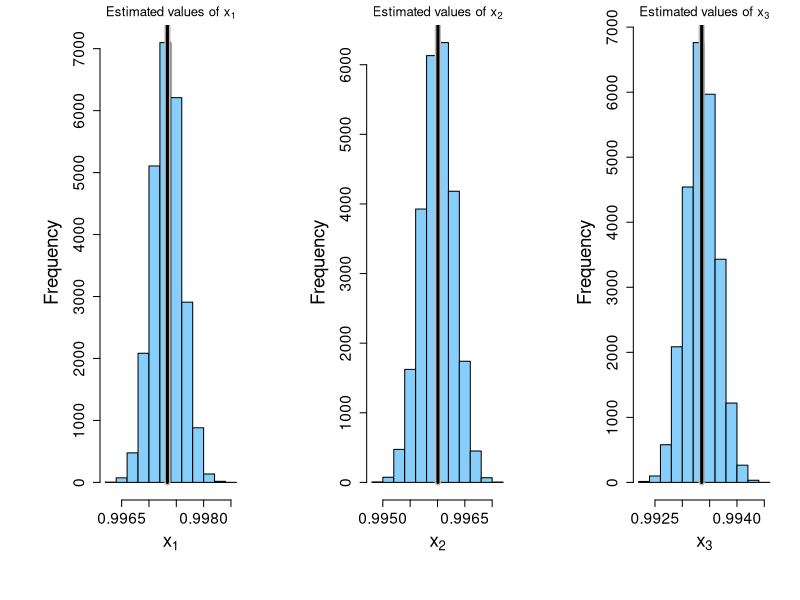
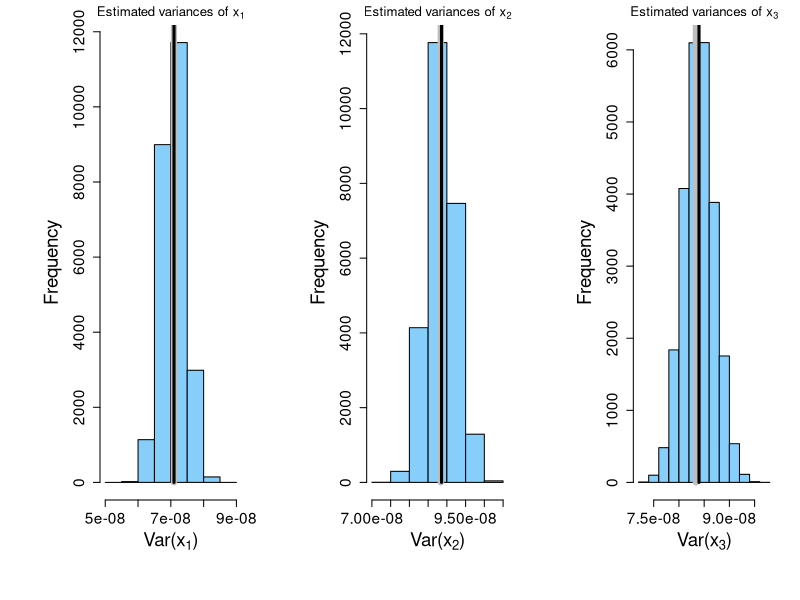
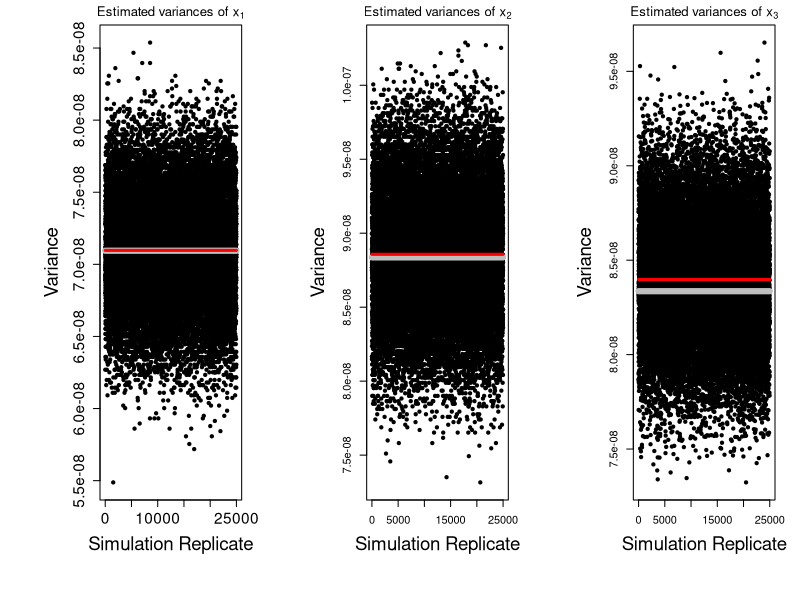
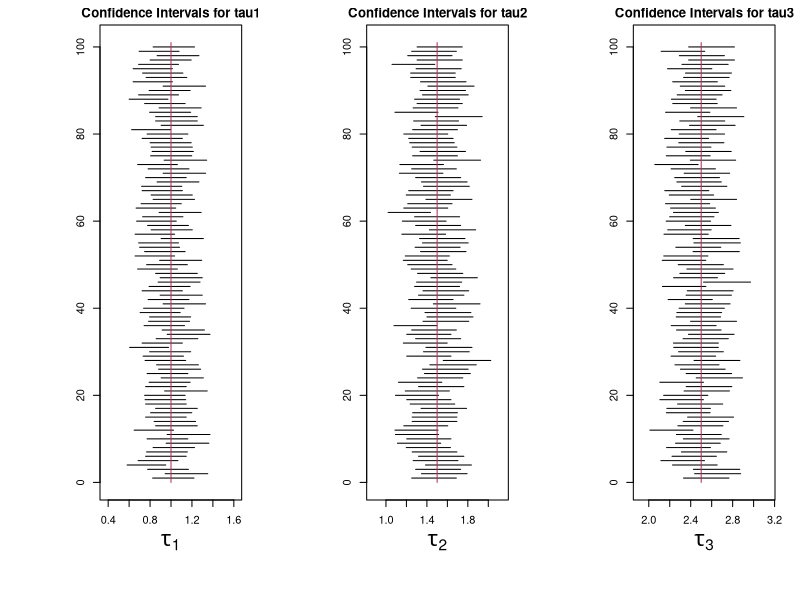
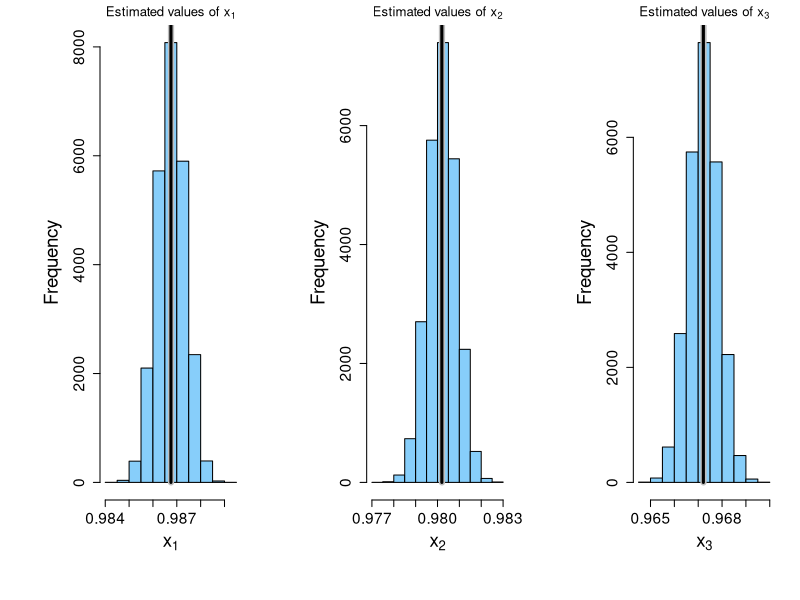
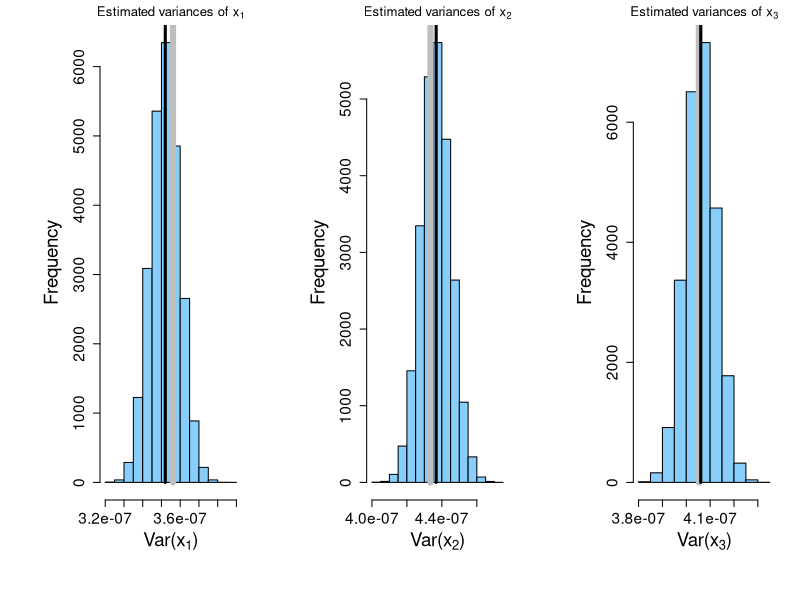
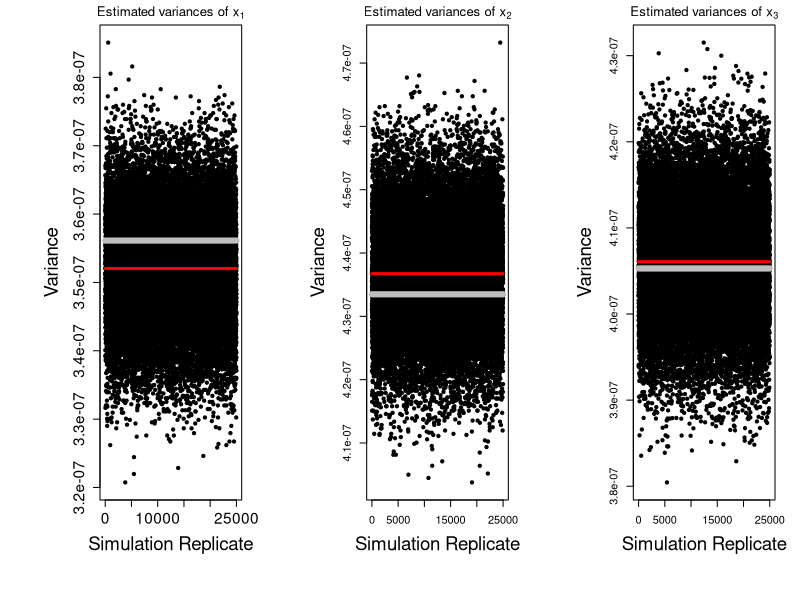
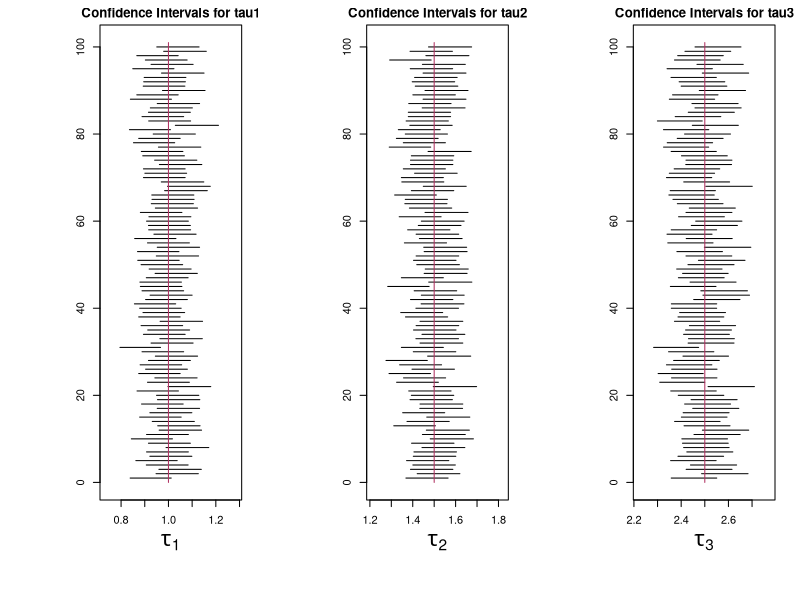

Here is the R script that generated these plots, in order: (Note: a time limit stopped this script after it produced the figures.)
## ---- chunk 1
knitr::opts_chunk$set(echo = TRUE)
## ---- chunk 2
set.seed(65023)
## ---- chunk 3
GetTrueProbsSymm = function(myt1,myt2,myt3,theta,alpha) {

  #these get us the site pattern frequencies that match the data sets generated by the seq-gen
  #pipeline that is commonly used in simulation studies
  #the order of the site patterns is as in the headings in Table 1 in the Supplement to Chifman and Kubatko (2015):
  # xxxx - 1
  # xxxy = xxyx - 2
  # xyxx = yxxx - 3
  # xyxy = yxxy - 4
  # xxyy - 5
  # xxyz - 6
  # yzxx - 7
  # xyzx = yxxz = xyzx = yxzx - 8
  # xyzw - 9

  t1 = myt1*theta  # t1*theta
  t2 = myt2*theta  # t2*theta
  t3 = myt3*theta  # t3*theta
  t = 2*theta      # 2*theta
  m = alpha        # mu for JC69

  #compute the C matrix
  cmat = matrix(0,ncol=9,nrow=9)
  # row 1
  for (i in 1:9) cmat[1,i] = 1/256
  # row 2
  cmat[2,1]=cmat[2,3]=cmat[2,5]=cmat[2,7] = 3/(256*(1+m*t))
  cmat[2,2]=cmat[2,4]=cmat[2,6]=cmat[2,8]=cmat[2,9]=-1/(256*(1+m*t))
  # row 3
  cmat[3,1]=cmat[3,2]=cmat[3,5]=cmat[3,6]=3/(256*(1+m*t))
  cmat[3,3]=cmat[3,4]=cmat[3,7]=cmat[3,8]=cmat[3,9]=-1/(256*(1+m*t))
  # row 4
  cmat[4,1]=cmat[4,5] = 9/(256*(1+m*t)^2)
  cmat[4,2]=cmat[4,3]=cmat[4,6]=cmat[4,7] = -3/(256*(1+m*t)^2)
  cmat[4,4]=cmat[4,8]=cmat[4,9] = 1/(256*(1+m*t)^2)
  # row 5
  cmat[5,1]=12/(256*(1+m*t))
  cmat[5,2]=cmat[5,3]=cmat[5,4]=4/(256*(1+m*t))
  cmat[5,5]=cmat[5,6]=cmat[5,7]=cmat[5,9]=-4/(256*(1+m*t))
  cmat[5,8]=0
  # row 6
  cmat[6,1]=24/(256*(1+m*t)*(2+m*t))
  cmat[6,2]=cmat[6,4]=cmat[6,5]=cmat[6,7]=-8/(256*(1+m*t)*(2+m*t))
  cmat[6,3]=8/(256*(1+m*t)*(2+m*t))
  cmat[6,6]=cmat[6,9]=8/(256*(1+m*t)*(2+m*t))
  cmat[6,8]=0
  # row 7
  cmat[7,1]=24/(256*(1+m*t)*(2+m*t))
  cmat[7,2]=8/(256*(1+m*t)*(2+m*t))
  cmat[7,3]=cmat[7,4]=cmat[7,5]=cmat[7,6]=-8/(256*(1+m*t)*(2+m*t))
  cmat[7,7]=cmat[7,9]=8/(256*(1+m*t)*(2+m*t))
  cmat[7,8]=0
  # row 8
  cmat[8,1]=48/(256*(1+m*t)*(2+m*t)^2)
  cmat[8,2]=cmat[8,3]=cmat[8,5]=-16/(256*(1+m*t)*(2+m*t)^2)
  cmat[8,4]=cmat[8,6]=cmat[8,7]=16/(256*(1+m*t)*(2+m*t)^2)
  cmat[8,8]=0
  cmat[8,9]=-16/(256*(1+m*t)*(2+m*t)^2)
  # row 9
  cmat[9,1]=6*m*t*(4+m*t)*(4+3*m*t)/(256*((1+m*t)^2)*((2+m*t)^2)*(3+m*t))
  cmat[9,2]=cmat[9,3]=-2*m*t*(4+m*t)*(4+3*m*t)/(256*((1+m*t)^2)*((2+m*t)^2)*(3+m*t))
  cmat[9,4]=m*t*(32+40*m*t+10*(m^2)*(t^2))/(256*((1+m*t)^2)*((2+m*t)^2)*(3+m*t))
  cmat[9,5]=2*m*t*(4+m*t)^2/(256*((1+m*t)^2)*((2+m*t)^2)*(3+m*t))
  cmat[9,6]=cmat[9,7]=2*(m^2)*(t^2)*(4+m*t)/(256*((1+m*t)^2)*((2+m*t)^2)*(3+m*t))
  cmat[9,8]=-(m^2)*(t^2)*(4+2*m*t)/(256*((1+m*t)^2)*((2+m*t)^2)*(3+m*t))
  cmat[9,9]=2*(m^3)*(t^3)/(256*((1+m*t)^2)*((2+m*t)^2)*(3+m*t))

  #get the beta vector
  beta = matrix(0,ncol=1,nrow=9)
  beta[1,1]=1
  beta[2,1]=exp(-2*m*t1)
  beta[3,1]=exp(-2*m*t2)
  beta[4,1]=exp(-2*m*t1)*exp(-2*m*t2)
  beta[5,1]=exp(-2*m*t3)
  beta[6,1]=exp(-m*t1)*exp(-2*m*t3)
  beta[7,1]=exp(-m*t2)*exp(-2*m*t3)
  beta[8,1]=exp(-m*t1)*exp(-m*t2)*exp(-2*m*t3)
  beta[9,1]=exp(2*t1/t)*exp(2*t2/t)*exp(-4*t3*(m+1/t))	#### DLS to LK: shouldn't the first two -2 be +2 ? Yes, fixed.

  weights=matrix(0,ncol=9,nrow=1)
  w1=weights[1,1]=4
  w2=weights[1,2]=24
  w3=weights[1,3]=24
  w4=weights[1,4]=24
  w5=weights[1,5]=12
  w6=weights[1,6]=24
  w7=weights[1,7]=24
  w8=weights[1,8]=24*4
  w9=weights[1,9]=24

  p=t(cmat)%*%beta
  # check that we have counted all site pattern probabilities
  #sum(weights)
  # check that we have a valid probability distribution
  #print(weights%*%p)

  return(p)
}

SimData = function(myt1,myt2,myt3,theta,mu,samplesize) {

	w1=4
	w2=24
	w3=24
	w4=24
	w5=12
	w6=24
	w7=24
	w8=96
	w9=24
  	myprobs = GetTrueProbsSymm(myt1,myt2,myt3,theta,mu)
simdata = rmultinom(1,samplesize,c(w1*myprobs[1],w2*myprobs[2],w3*myprobs[3],w4*myprobs[4],w5*myprobs[5],w6*myprobs[6],w7*myprobs[7],w8*myprobs[8],w9*myprobs[9]))

	return(simdata)

}

GetVarTheory = function(probs,mytheta,mymu,nn) {
	
  mu = mytheta*mymu
  theta = 2.0
  
	p1 = 4*probs[1]
	p2 = 24*probs[2]
	p3 = 24*probs[3]
	p4 = 24*probs[4]
	p5 = 12*probs[5]
	p6 = 24*probs[6]
	p7 = 24*probs[7]
	p8 = 96*probs[8]
	p9 = 24*probs[9]
	
	pp1 = probs[1]
	pp2 = probs[2]
	pp3 = probs[3]
	pp4 = probs[4]
	pp5 = probs[5]
	pp6 = probs[6]
	pp7 = probs[7]
	pp8 = probs[8]
	pp9 = probs[9]
	
	x12 = 4*(1+mu*theta)*(pp1-2*pp2+3*pp5-2*pp6+6*pp3-2*pp4-8*pp8-2*pp9+6*pp7)
	x22 = 4*(1+mu*theta)*(pp1+6*pp2+3*pp5+6*pp6-2*pp3-2*pp4-8*pp8-2*pp9-2*pp7)
	x32 = 4*(1+mu*theta)*(pp1+2*pp2-pp5-2*pp6+2*pp3+2*pp4-2*pp9-2*pp7)

	tau1 = -log(x12^(1/(2*mu)))
	tau2 = -log(x22^(1/(2*mu)))
	tau3 = -log(x32^(1/(2*mu))) 

	w1=4
	w2=24
	w3=24
	w4=24
	w5=12
	w6=24
	w7=24
	w8=24*4
	w9=24

	var1 = p1*(1-p1)/(nn*w1^2)
	var2 = p2*(1-p2)/(nn*w2^2)
	var3 = p3*(1-p3)/(nn*w3^2)
	var4 = p4*(1-p4)/(nn*w4^2)
	var5 = p5*(1-p5)/(nn*w5^2)
	var6 = p6*(1-p6)/(nn*w6^2)
	var7 = p7*(1-p7)/(nn*w7^2)
	var8 = p8*(1-p8)/(nn*w8^2)
	var9 = p9*(1-p9)/(nn*w9^2)
    
	covar12 = -p1*p2/(nn*w1*w2)
	covar13 = -p1*p3/(nn*w1*w3)
	covar14 = -p1*p4/(nn*w1*w4)
	covar15 = -p1*p5/(nn*w1*w5)
	covar16 = -p1*p6/(nn*w1*w6)
	covar17 = -p1*p7/(nn*w1*w7)
	covar18 = -p1*p8/(nn*w1*w8)
	covar19 = -p1*p9/(nn*w1*w9)
    
	covar23 = -p2*p3/(nn*w2*w3)
	covar24 = -p2*p4/(nn*w2*w4)
	covar25 = -p2*p5/(nn*w2*w5)
	covar26 = -p2*p6/(nn*w2*w6)
	covar27 = -p2*p7/(nn*w2*w7)
	covar28 = -p2*p8/(nn*w2*w8)
	covar29 = -p2*p9/(nn*w2*w9)
    
	covar34 = -p3*p4/(nn*w3*w4)
	covar35 = -p3*p5/(nn*w3*w5)
	covar36 = -p3*p6/(nn*w3*w6)
	covar37 = -p3*p7/(nn*w3*w7)
	covar38 = -p3*p8/(nn*w3*w8)
	covar39 = -p3*p9/(nn*w3*w9)
    
	covar45 = -p4*p5/(nn*w4*w5)
	covar46 = -p4*p6/(nn*w4*w6)
	covar47 = -p4*p7/(nn*w4*w7)
	covar48 = -p4*p8/(nn*w4*w8)
	covar49 = -p4*p9/(nn*w4*w9)
    
	covar56 = -p5*p6/(nn*w5*w6)
	covar57 = -p5*p7/(nn*w5*w7)
	covar58 = -p5*p8/(nn*w5*w8)
	covar59 = -p5*p9/(nn*w5*w9)
    
	covar67 = -p6*p7/(nn*w6*w7)
	covar68 = -p6*p8/(nn*w6*w8)
	covar69 = -p6*p9/(nn*w6*w9)
    
	covar78 = -p7*p8/(nn*w7*w8)
	covar79 = -p7*p9/(nn*w7*w9)
    
	covar89 = -p8*p9/(nn*w8*w9)


	var_myx1 = 16*((1+mu*theta)^2)*(var1+4*var2+9*var5+4*var6+36*var3+4*var4+64*var8+4*var9+36*var7
	                                -4*covar12+6*covar15-4*covar16+12*covar13-4*covar14-16*covar18-4*covar19+12*covar17
	                                         -12*covar25+8*covar26-24*covar23+8*covar24+32*covar28+8*covar29-24*covar27
	                                                   -12*covar56+36*covar35-12*covar45-48*covar58-12*covar59+36*covar57
	                                                              -24*covar36+8*covar46+32*covar68+8*covar69-24*covar67
	                                                                        -24*covar34-96*covar38-24*covar39+72*covar37
	                                                                                   +32*covar48+8*covar49-24*covar47
	                                                                                             +32*covar89-96*covar78
	                                                                                                        -24*covar79)
    
	var_myx2 = 16*((1+mu*theta)^2)*(var1+36*var2+9*var5+36*var6+4*var3+4*var4+64*var8+4*var9+4*var7+12*covar12+6*covar15+12*covar16-4*covar13-4*covar14-16*covar18-4*covar19-4*covar17+36*covar25+72*covar26-24*covar23+8*covar24+32*covar28+8*covar29-24*covar27+36*covar56-12*covar35-12*covar45-48*covar58-12*covar59-12*covar57-24*covar36+8*covar46+32*covar68+8*covar69-24*covar67-24*covar34-96*covar38-24*covar39+8*covar37+32*covar48+8*covar49+8*covar47+32*covar89+32*covar78+8*covar79)
    
	var_myx3 = 16*((1+mu*theta)^2)*(var1+4*var2+var5+4*var6+4*var3+4*var4+4*var9+4*var7+4*covar12-2*covar15-4*covar16+4*covar13+4*covar14-4*covar19-4*covar17-4*covar25-8*covar26+8*covar23+8*covar24-8*covar29-8*covar27+4*covar56-4*covar35-4*covar45+4*covar59+4*covar57-8*covar36-8*covar46+8*covar69+8*covar67+8*covar34-8*covar39-8*covar37-8*covar49-8*covar47+8*covar79)
	
	return(c(x12,x22,x32,tau1,tau2,tau3,var_myx1,var_myx2,var_myx3))
	
}

GetEstimates = function(data1,mytheta,mymu,nn) {
  
  mu = mytheta*mymu
  theta = 2.0
  
  p1 = data1[1]/nn
  p2 = data1[2]/nn
  p3 = data1[3]/nn
  p4 = data1[4]/nn
  p5 = data1[5]/nn
  p6 = data1[6]/nn
  p7 = data1[7]/nn
  p8 = data1[8]/nn
  p9 = data1[9]/nn
  
  pp1 = p1/4 
  pp3 = p3/(2*12)
  pp2 = p2/(2*12)
  pp4 = p4/(2*12)
  pp5 = p5/12
  pp7 = p7/24
  pp6 = p6/24
  pp8 = p8/(4*24)
  pp9 = p9/24
  
  x12 = 4*(1+mu*theta)*(pp1-2*pp2+3*pp5-2*pp6+6*pp3-2*pp4-8*pp8-2*pp9+6*pp7)
  x22 = 4*(1+mu*theta)*(pp1+6*pp2+3*pp5+6*pp6-2*pp3-2*pp4-8*pp8-2*pp9-2*pp7)
  x32 = 4*(1+mu*theta)*(pp1+2*pp2-pp5-2*pp6+2*pp3+2*pp4-2*pp9-2*pp7)

  tau1 = -log(x12^(1/(2*mu)))
  tau2 = -log(x22^(1/(2*mu)))
  tau3 = -log(x32^(1/(2*mu))) 
  
  w1=4
  w2=24
  w3=24
  w4=24
  w5=12
  w6=24
  w7=24
  w8=96
  w9=24

  var1 = p1*(1-p1)/(nn*w1^2)
  var2 = p2*(1-p2)/(nn*w2^2)
  var3 = p3*(1-p3)/(nn*w3^2)
  var4 = p4*(1-p4)/(nn*w4^2)
  var5 = p5*(1-p5)/(nn*w5^2)
  var6 = p6*(1-p6)/(nn*w6^2)
  var7 = p7*(1-p7)/(nn*w7^2)
  var8 = p8*(1-p8)/(nn*w8^2)
  var9 = p9*(1-p9)/(nn*w9^2)
    
  covar12 = -p1*p2/(nn*w1*w2)
  covar13 = -p1*p3/(nn*w1*w3)
  covar14 = -p1*p4/(nn*w1*w4)
  covar15 = -p1*p5/(nn*w1*w5)
  covar16 = -p1*p6/(nn*w1*w6)
  covar17 = -p1*p7/(nn*w1*w7)
  covar18 = -p1*p8/(nn*w1*w8)
  covar19 = -p1*p9/(nn*w1*w9)
    
  covar23 = -p2*p3/(nn*w2*w3)
  covar24 = -p2*p4/(nn*w2*w4)
  covar25 = -p2*p5/(nn*w2*w5)
  covar26 = -p2*p6/(nn*w2*w6)
  covar27 = -p2*p7/(nn*w2*w7)
  covar28 = -p2*p8/(nn*w2*w8)
  covar29 = -p2*p9/(nn*w2*w9)
    
  covar34 = -p3*p4/(nn*w3*w4)
  covar35 = -p3*p5/(nn*w3*w5)
  covar36 = -p3*p6/(nn*w3*w6)
  covar37 = -p3*p7/(nn*w3*w7)
  covar38 = -p3*p8/(nn*w3*w8)
  covar39 = -p3*p9/(nn*w3*w9)
    
  covar45 = -p4*p5/(nn*w4*w5)
  covar46 = -p4*p6/(nn*w4*w6)
  covar47 = -p4*p7/(nn*w4*w7)
  covar48 = -p4*p8/(nn*w4*w8)
  covar49 = -p4*p9/(nn*w4*w9)
    
  covar56 = -p5*p6/(nn*w5*w6)
  covar57 = -p5*p7/(nn*w5*w7)
  covar58 = -p5*p8/(nn*w5*w8)
  covar59 = -p5*p9/(nn*w5*w9)
    
  covar67 = -p6*p7/(nn*w6*w7)
  covar68 = -p6*p8/(nn*w6*w8)
  covar69 = -p6*p9/(nn*w6*w9)
    
  covar78 = -p7*p8/(nn*w7*w8)
  covar79 = -p7*p9/(nn*w7*w9)
    
  covar89 = -p8*p9/(nn*w8*w9)

  var_myx1 = var_myx1 = 16*((1+mu*theta)^2)*(var1+4*var2+9*var5+4*var6+36*var3+4*var4+64*var8+4*var9+36*var7
	                                -4*covar12+6*covar15-4*covar16+12*covar13-4*covar14-16*covar18-4*covar19+12*covar17
	                                         -12*covar25+8*covar26-24*covar23+8*covar24+32*covar28+8*covar29-24*covar27
	                                                   -12*covar56+36*covar35-12*covar45-48*covar58-12*covar59+36*covar57
	                                                              -24*covar36+8*covar46+32*covar68+8*covar69-24*covar67
	                                                                        -24*covar34-96*covar38-24*covar39+72*covar37
	                                                                                   +32*covar48+8*covar49-24*covar47
	                                                                                             +32*covar89-96*covar78
	                                                                                                        -24*covar79)
    
  var_myx2 = 16*((1+mu*theta)^2)*(var1+36*var2+9*var5+36*var6+4*var3+4*var4+64*var8+4*var9+4*var7+12*covar12+6*covar15+12*covar16-4*covar13-4*covar14-16*covar18-4*covar19-4*covar17+36*covar25+72*covar26-24*covar23+8*covar24+32*covar28+8*covar29-24*covar27+36*covar56-12*covar35-12*covar45-48*covar58-12*covar59-12*covar57-24*covar36+8*covar46+32*covar68+8*covar69-24*covar67-24*covar34-96*covar38-24*covar39+8*covar37+32*covar48+8*covar49+8*covar47+32*covar89+32*covar78+8*covar79)
    
  var_myx3 = 16*((1+mu*theta)^2)*(var1+4*var2+var5+4*var6+4*var3+4*var4+4*var9+4*var7+4*covar12-2*covar15-4*covar16+4*covar13+4*covar14-4*covar19-4*covar17-4*covar25-8*covar26+8*covar23+8*covar24-8*covar29-8*covar27+4*covar56-4*covar35-4*covar45+4*covar59+4*covar57-8*covar36-8*covar46+8*covar69+8*covar67+8*covar34-8*covar39-8*covar37-8*covar49-8*covar47+8*covar79)

 return(c(x12,x22,x32,tau1,tau2,tau3,var_myx1,var_myx2,var_myx3))
  
}


## ---- chunk 4
trueq = GetTrueProbsSymm(myt1=1.0,myt2=1.5,myt3=2.5,theta=0.01,alpha=4.0/3.0)
print(trueq)
## ---- chunk 5
q = SimData(myt1=1.0,myt2=1.5,myt3=2.5,theta=0.01,mu=4.0/3.0,samplesize=100000)
print(q)
## ---- chunk 6
truevals = GetVarTheory(probs=trueq,mytheta=0.01,mymu=4.0/3.0,n=100000)
print(c(truevals[4],truevals[5],truevals[6]))
print(c(truevals[7],truevals[8],truevals[9]))
## ---- chunk 7
ests = GetEstimates(q,0.01,4.0/3.0,100000)
# Estimates of branch lengths:
print(c(ests[4],ests[5],ests[6]))
# Estimates of variances of x's:
print(c(ests[7],ests[8],ests[9]))
## ---- chunk 8

MakeSummaries = function(results,truevals,theta,mu,nnreps) {

  par(mfrow=c(1,3),mai=c(1,1,0.25,0.25))
  hist(results[,1],nclass=10,xlab=expression(paste(x[1])),main=expression(paste("Estimated values of ",x[1])),cex.lab=1.7,cex.axis=1.4,col="lightskyblue")
  lines(c(mean(results[,1]),mean(results[,1])),c(0,nnreps),lwd=6,col="gray")
  lines(c(truevals[1],truevals[1]),c(0,nnreps),lwd=3)
  hist(results[,2],nclass=10,xlab=expression(paste(x[2])),main=expression(paste("Estimated values of ",x[2])),cex.lab=1.7,cex.axis=1.4,col="lightskyblue")
  lines(c(mean(results[,2]),mean(results[,2])),c(0,nnreps),lwd=6,col="gray")
  lines(c(truevals[2],truevals[2]),c(0,nnreps),lwd=3)
  hist(results[,3],nclass=10,xlab=expression(paste(x[3])),main=expression(paste("Estimated values of ",x[3])),cex.lab=1.7,cex.axis=1.4,col="lightskyblue")
  lines(c(mean(results[,3]),mean(results[,3])),c(0,nnreps),lwd=6,col="gray")
  lines(c(truevals[3],truevals[3]),c(0,nnreps),lwd=3)


  hist(results[,7],nclass=10,xlab=expression(paste("Var(",x[1],")")),main=expression(paste("Estimated variances of ",x[1])),cex.lab=1.7,cex.axis=1.4,col="lightskyblue")
  lines(c(var(results[,1]),var(results[,1])),c(0,nnreps),lwd=6,col="gray")
  lines(c(truevals[7],truevals[7]),c(0,nnreps),lwd=3)
  hist(results[,8],nclass=10,xlab=expression(paste("Var(",x[2],")")),main=expression(paste("Estimated variances of ",x[2])),cex.lab=1.7,cex.axis=1.4,col="lightskyblue")
  lines(c(var(results[,2]),var(results[,2])),c(0,nnreps),lwd=6,col="gray")
  lines(c(truevals[8],truevals[8]),c(0,nnreps),lwd=3)
  hist(results[,9],nclass=10,xlab=expression(paste("Var(",x[3],")")),main=expression(paste("Estimated variances of ",x[3])),cex.lab=1.7,cex.axis=1.4,col="lightskyblue")
  lines(c(var(results[,3]),var(results[,3])),c(0,nnreps),lwd=6,col="gray")
  lines(c(truevals[9],truevals[9]),c(0,nnreps),lwd=3)

  plot(seq(1,nnreps,1),results[,7],pch=20,xlab="Simulation Replicate",ylab="Variance",main=expression(paste("Estimated variances of ",x[1])),cex.lab=1.7,cex.axis=1.4)
  lines(c(0,nnreps),c(var(results[,1]),var(results[,1])),lwd=6,col="gray")
  lines(c(0,nnreps),c(truevals[7],truevals[7]),lwd=3,col="red")

  plot(seq(1,nnreps,1),results[,8],pch=20,xlab="Simulation Replicate",ylab="Variance",main=expression(paste("Estimated variances of ",x[2])),cex.lab=1.7,cex.axis=1.)
  lines(c(0,nnreps),c(var(results[,2]),var(results[,2])),lwd=6,col="gray")
  lines(c(0,nnreps),c(truevals[8],truevals[8]),lwd=3,col="red")

  plot(seq(1,nnreps,1),results[,9],pch=20,xlab="Simulation Replicate",ylab="Variance",main=expression(paste("Estimated variances of ",x[3])),cex.lab=1.7,cex.axis=1.)
  lines(c(0,nnreps),c(var(results[,3]),var(results[,3])),lwd=6,col="gray")
  lines(c(0,nnreps),c(truevals[9],truevals[9]),lwd=3,col="red")

  # Look at coverage of CIs

  # tau1
  ll = results[,1]-1.96*sqrt(results[,7])
  ul = results[,1]+1.96*sqrt(results[,7])
  lltau1 = -log(ul^(1/(2*theta*mu)))
  ultau1 = -log(ll^(1/(2*theta*mu)))

  # tau2
  ll = results[,2]-1.96*sqrt(results[,8])
  ul = results[,2]+1.96*sqrt(results[,8])
  lltau2 = -log(ul^(1/(2*theta*mu)))
  ultau2 = -log(ll^(1/(2*theta*mu)))

  # tau3
  ll = results[,3]-1.96*sqrt(results[,9])
  ul = results[,3]+1.96*sqrt(results[,9])
  lltau3 = -log(ul^(1/(2*theta*mu)))
  ultau3 = -log(ll^(1/(2*theta*mu)))

  # only plot the first 100 CIs
  plot(c(min(lltau1),max(ultau1)),c(0,101),type='n',xlab=expression(paste(tau[1])),cex.lab=2.0,ylab="",main="Confidence Intervals for tau1")
  for (i in 1:100) lines(c(lltau1[i],ultau1[i]),c(i,i))
  lines(c(truevals[4],truevals[4]),c(0,101),col="maroon")

  plot(c(min(lltau2),max(ultau2)),c(0,101),type='n',xlab=expression(paste(tau[2])),cex.lab=2.0,ylab="",main="Confidence Intervals for tau2")
  for (i in 1:100) lines(c(lltau2[i],ultau2[i]),c(i,i))
  lines(c(truevals[5],truevals[5]),c(0,101),col="maroon")

  plot(c(min(lltau3),max(ultau3)),c(0,101),type='n',xlab=expression(paste(tau[3])),cex.lab=2.0,ylab="",main="Confidence Intervals for tau3")
  for (i in 1:100) lines(c(lltau3[i],ultau3[i]),c(i,i))
  lines(c(truevals[6],truevals[6]),c(0,101),col="maroon")

  # percent intervals containing the true value for tau1
  llcheck=matrix(lltau1<truevals[4],ncol=1)
  ulcheck=matrix(ultau1>truevals[4],ncol=1)
  print("Proportion of 95% CIs including tau1:")
  print(sum(ulcheck+llcheck==2)/nnreps)

  # percent intervals containing the true value for tau2
  llcheck=matrix(lltau2<truevals[5],ncol=1)
  ulcheck=matrix(ultau2>truevals[5],ncol=1)
  print("Proportion of 95% CIs including tau2:")
  print(sum(ulcheck+llcheck==2)/nnreps)

  # percent intervals containing the true value for tau3
  llcheck=matrix(lltau3<truevals[6],ncol=1)
  ulcheck=matrix(ultau3>truevals[6],ncol=1)
  print("Proportion of 95% CIs including tau3:")
  print(sum(ulcheck+llcheck==2)/nnreps)

}

## ---- chunk 9

RunSim = function(settau1,settau2,settau3,settheta,setmu,setsamsize,nsimreps) {

  myn = nsimreps-1
  q = SimData(myt1=settau1,myt2=settau2,myt3=settau3,theta=settheta,mu=setmu,samplesize=setsamsize)
  results = GetEstimates(q,settheta,setmu,setsamsize)

  for (i in 1:myn) {

    q = SimData(myt1=settau1,myt2=settau2,myt3=settau3,theta=settheta,mu=setmu,samplesize=setsamsize)
    ests = GetEstimates(q,settheta,setmu,setsamsize)
    results=rbind(results,ests)

  }

  return(results)

}
## ---- chunk 10
#Setting 1:

nsites = 100000
nreps=25000
stau1 = 1.0
stau2 = 1.5
stau3 = 2.5
stheta = 0.001
smu=4.0/3.0

results1 = RunSim(stau1,stau2,stau3,stheta,smu,nsites,nreps)
trueq1 = GetTrueProbsSymm(stau1,stau2,stau3,stheta,smu)
truevals1 = GetVarTheory(probs=trueq1,stheta,smu,nsites)
MakeSummaries(results1,truevals1,stheta,smu,nreps)
## ---- chunk 11
#Setting 2:
nsites = 100000
nreps=25000
stau1 = 1.0
stau2 = 1.5
stau3 = 2.5
stheta = 0.005
smu=4.0/3.0

results2 = RunSim(stau1,stau2,stau3,stheta,smu,nsites,nreps)
trueq2 = GetTrueProbsSymm(stau1,stau2,stau3,stheta,smu)
truevals2 = GetVarTheory(probs=trueq2,stheta,smu,nsites)
MakeSummaries(results2,truevals2,stheta,smu,nreps)
## ---- chunk 12
#Setting 3:
nsites = 100000
nreps=25000
stau1 = 1.0
stau2 = 1.5
stau3 = 2.0
stheta = 0.001
smu=4.0/3.0

results3 = RunSim(stau1,stau2,stau3,stheta,smu,nsites,nreps)
trueq3 = GetTrueProbsSymm(stau1,stau2,stau3,stheta,smu)
truevals3 = GetVarTheory(probs=trueq3,stheta,smu,nsites)
MakeSummaries(results3,truevals3,stheta,smu,nreps)
## ---- chunk 13
#Setting 4:
nsites = 100000
nreps=25000
stau1 = 1.0
stau2 = 1.5
stau3 = 2.0
stheta = 0.005
smu=4.0/3.0

results4 = RunSim(stau1,stau2,stau3,stheta,smu,nsites,nreps)
trueq4 = GetTrueProbsSymm(stau1,stau2,stau3,stheta,smu)
truevals4 = GetVarTheory(probs=trueq4,stheta,smu,nsites)
MakeSummaries(results4,truevals4,stheta,smu,nreps)
## ---- chunk 14
#Setting 5:
nsites = 10000
nreps=25000
stau1 = 1.0
stau2 = 1.5
stau3 = 2.5
stheta = 0.001
smu=4.0/3.0

results5 = RunSim(stau1,stau2,stau3,stheta,smu,nsites,nreps)
trueq5 = GetTrueProbsSymm(stau1,stau2,stau3,stheta,smu)
truevals5 = GetVarTheory(probs=trueq5,stheta,smu,nsites)
MakeSummaries(results5,truevals5,stheta,smu,nreps)
## ---- chunk 15
#Setting 6:
nsites = 10000
nreps=25000
stau1 = 1.0
stau2 = 1.5
stau3 = 2.5
stheta = 0.005
smu=4.0/3.0

results6 = RunSim(stau1,stau2,stau3,stheta,smu,nsites,nreps)
trueq6 = GetTrueProbsSymm(stau1,stau2,stau3,stheta,smu)
truevals6 = GetVarTheory(probs=trueq6,stheta,smu,nsites)
MakeSummaries(results6,truevals6,stheta,smu,nreps)
## ---- chunk 16
#Setting 7:
nsites = 10000
nreps=25000
stau1 = 1.0
stau2 = 1.5
stau3 = 2.0
stheta = 0.001
smu=4.0/3.0

results7 = RunSim(stau1,stau2,stau3,stheta,smu,nsites,nreps)
trueq7 = GetTrueProbsSymm(stau1,stau2,stau3,stheta,smu)
truevals7 = GetVarTheory(probs=trueq7,stheta,smu,nsites)
MakeSummaries(results7,truevals7,stheta,smu,nreps)
## ---- chunk 17
#Setting 8:
nsites = 10000
nreps=25000
stau1 = 1.0
stau2 = 1.5
stau3 = 2.0
stheta = 0.005
smu=4.0/3.0

results8 = RunSim(stau1,stau2,stau3,stheta,smu,nsites,nreps)
trueq8 = GetTrueProbsSymm(stau1,stau2,stau3,stheta,smu)
truevals8 = GetVarTheory(probs=trueq8,stheta,smu,nsites)
MakeSummaries(results8,truevals8,stheta,smu,nreps)
## ---- chunk 18
GetTrueProbsAsymm = function(myt1,myt2,myt3,theta,alpha) {

  #these get us the site pattern frequencies that match the data sets generated by the seq-gen
  #pipeline that is commonly used in simulation studies
  #the order of the site patterns is as in the headings in Table 2 in the Supplement to Chifman and Kubatko (2015):
  # xxxx - 1
  # xxxy = xxyx - 2
  # xyxx - 3
  # yxxx - 4
  # xxyy - 5
  # xyxy = yxxy - 6
  # xxyz - 7
  # yzxx - 8
  # xyxz = xyzx - 9
  # yxxz = yxzx - 10
  # xyzw - 11

t1 = myt1*theta  # t1*theta 
t2 = myt2*theta  # t2*theta
t3 = myt3*theta  # t3*theta
t = 2*theta      # 2*theta
m = alpha        # mu for JC69

#compute the C matrix
cmat = matrix(0,ncol=10,nrow=11) 
# row 1 
   cmat[1,1] = 1/256 
   cmat[1,2] = 3/((256)*(1+m*t)) 
   cmat[1,3] = 6/(256*(1+m*t)) 
   cmat[1,4] = 12/(256*(1+m*t)*(2+m*t)) 
   cmat[1,5] = 9/(256*(1+m*t)) 
   cmat[1,6] = 12/(256*(1+m*t)*(2+m*t)) 
   cmat[1,7] = 9/(256*(1+m*t)^2) 
   cmat[1,8] = 24/(256*(1+m*t)*(2+m*t)) 
   cmat[1,9] = 48/(256*(1+m*t)*(2+m*t)^2) 
   cmat[1,10] = (6*m*t*(4+m*t)*(4+3*m*t))/(256*((1+m*t)^2)*((2+m*t)^2)*(3+m*t)) 

   # row 2 
   cmat[2,1] = 1/256 
   cmat[2,2] = -1/(256*(1+m*t)) 
   cmat[2,3] = 2/(256*(1+m*t)) 
   cmat[2,4] = -4/(256*(1+m*t)*(2+m*t)) 
   cmat[2,5] = 5/(256*(1+m*t)) 
   cmat[2,6] = -4/(256*(1+m*t)*(2+m*t)) 
   cmat[2,7] = -3/(256*(1+m*t)^2) 
   cmat[2,8] = 8/(256*(1+m*t)*(2+m*t)) 
   cmat[2,9] = -16/(256*(1+m*t)*(2+m*t)^2) 
   cmat[2,10] = -(2*m*t*(4+m*t)*(4+3*m*t))/(256*((1+m*t)^2)*((2+m*t)^2)*(3+m*t)) 

   # row 3 
   cmat[3,1] = 1/256 
   cmat[3,2] = 3/(256*(1+m*t)) 
   cmat[3,3] = -2/(256*(1+m*t)) 
   cmat[3,4] = -4/(256*(1+m*t)*(2+m*t)) 
   cmat[3,5] = 5/(256*(1+m*t)) 
   cmat[3,6] = 12/(256*(1+m*t)*(2+m*t)) 
   cmat[3,7] = -3/(256*(1+m*t)^2) 
   cmat[3,8] = -8/(256*(1+m*t)*(2+m*t)) 
   cmat[3,9] = -16/(256*(1+m*t)*(2+m*t)^2) 
   cmat[3,10] = -(2*m*t*(4+m*t)*(4+3*m*t))/(256*((1+m*t)^2)*((2+m*t)^2)*(3+m*t)) 

   # row 4 
   cmat[4,1] = 1/256 
   cmat[4,2] = 3/(256*(1+m*t)) 
   cmat[4,3] = 6/(256*(1+m*t)) 
   cmat[4,4] = 12/(256*(1+m*t)*(2+m*t)) 
   cmat[4,5] = -3/(256*(1+m*t)) 
   cmat[4,6] = -4/(256*(1+m*t)*(2+m*t)) 
   cmat[4,7] = -3/(256*(1+m*t)^2) 
   cmat[4,8] = -8/(256*(1+m*t)*(2+m*t)) 
   cmat[4,9] = -16/(256*(1+m*t)*(2+m*t)^2) 
   cmat[4,10] = -(2*m*t*(4+m*t)*(4+3*m*t))/(256*((1+m*t)^2)*((2+m*t)^2)*(3+m*t)) 

   #row 5 
   cmat[5,1] = 1/256 
   cmat[5,2] = 3/((256)*(1+m*t)) 
   cmat[5,3] = -2/((256)*(1+m*t)) 
   cmat[5,4] = -4/((256)*(1+m*t)*(2+m*t)) 
   cmat[5,5] = 1/((256)*(1+m*t)) 
   cmat[5,6] = -4/((256)*(1+m*t)*(2+m*t)) 
   cmat[5,7] = 9/((256)*(1+m*t)^2) 
   cmat[5,8] = -8/((256)*(1+m*t)*(2+m*t)) 
   cmat[5,9] = -16/((256)*(1+m*t)*(2+m*t)^2) 
   cmat[5,10] = (2*m*t*(4+m*t)^2)/((256)*((1+m*t)^2)*((2+m*t)^2)*(3+m*t)) 

   # row 6 
   cmat[6,1] = 1/256 
   cmat[6,2] = -1/((256)*(1+m*t)) 
   cmat[6,3] = 2/((256)*(1+m*t)) 
   cmat[6,4] = -4/((256)*(1+m*t)*(2+m*t)) 
   cmat[6,5] = 1/((256)*(1+m*t)) 
   cmat[6,6] = -4/((256)*(1+m*t)*(2+m*t)) 
   cmat[6,7] = 1/((256)*(1+m*t)^2) 
   cmat[6,8] = -8/((256)*(1+m*t)*(2+m*t)) 
   cmat[6,9] = 16/((256)*(1+m*t)*(2+m*t)^2) 
   cmat[6,10] = m*t*(2*16+40*m*t+(10)*(m^2)*(t^2))/((256)*((1+m*t)^2)*((2+m*t)^2)*(3+m*t)) 

   # row 7 
   cmat[7,1] = 1/256 
   cmat[7,2] = -1/((256)*(1+m*t)) 
   cmat[7,3] = -2/((256)*(1+m*t)) 
   cmat[7,4] = 4/((256)*(1+m*t)*(2+m*t)) 
   cmat[7,5] = 1/((256)*(1+m*t)) 
   cmat[7,6] = 4/((256)*(1+m*t)*(2+m*t)) 
   cmat[7,7] = -3/((256)*(1+m*t)^2) 
   cmat[7,8] = -8/((256)*(1+m*t)*(2+m*t)) 
   cmat[7,9] = 16/((256)*(1+m*t)*(2+m*t)^2) 
   cmat[7,10] = 2*(m^2)*(t^2)*(4+m*t)/((256)*((1+m*t)^2)*((2+m*t)^2)*(3+m*t)) 

   # row 8 
   cmat[8,1] = 1/256 
   cmat[8,2] = 3/((256)*(1+m*t)) 
   cmat[8,3] = -2/((256)*(1+m*t)) 
   cmat[8,4] = -4/((256)*(1+m*t)*(2+m*t)) 
   cmat[8,5] = -3/((256)*(1+m*t)) 
   cmat[8,6] = -4/((256)*(1+m*t)*(2+m*t)) 
   cmat[8,7] = -3/((256)*(1+m*t)^2) 
   cmat[8,8] = 8/((256)*(1+m*t)*(2+m*t)) 
   cmat[8,9] = 16/((256)*(1+m*t)*(2+m*t)^2) 
   cmat[8,10] = 2*(m^2)*(t^2)*(4+m*t)/((256)*((1+m*t)^2)*((2+m*t)^2)*(3+m*t)) 

   # row 9 
   cmat[9,1] = 1/256 
   cmat[9,2] = -1/((256)*(1+m*t)) 
   cmat[9,3] = -2/((256)*(1+m*t)) 
   cmat[9,4] = 4/((256)*(1+m*t)*(2+m*t)) 
   cmat[9,5] = 1/((256)*(1+m*t)) 
   cmat[9,6] = -4/((256)*(1+m*t)*(2+m*t)) 
   cmat[9,7] = 1/((256)*(1+m*t)^2) 
   cmat[9,8] = 0 
   cmat[9,9] = 0 
   cmat[9,10] = -(m^2)*(t^2)*(4+2*m*t)/((256)*((1+m*t)^2)*((2+m*t)^2)*(3+m*t)) 

   # row 10 
   cmat[10,1] = 1/256 
   cmat[10,2] = -1/((256)*(1+m*t)) 
   cmat[10,3] = 2/((256)*(1+m*t)) 
   cmat[10,4] = -4/((256)*(1+m*t)*(2+m*t)) 
   cmat[10,5] = -3/((256)*(1+m*t)) 
   cmat[10,6] = 4/((256)*(1+m*t)*(2+m*t)) 
   cmat[10,7] = 1/((256)*(1+m*t)^2) 
   cmat[10,8] = 0 
   cmat[10,9] = 0 
   cmat[10,10] = -(m^2)*(t^2)*(4+2*m*t)/((256)*((1+m*t)^2)*((2+m*t)^2)*(3+m*t)) 

   # row 11 
   cmat[11,1] = 1/256 
   cmat[11,2] = -1/((256)*(1+m*t)) 
   cmat[11,3] = -2/((256)*(1+m*t)) 
   cmat[11,4] = 4/((256)*(1+m*t)*(2+m*t)) 
   cmat[11,5] = -3/((256)*(1+m*t)) 
   cmat[11,6] = 4/((256)*(1+m*t)*(2+m*t)) 
   cmat[11,7] = 1/((256)*(1+m*t)^2) 
   cmat[11,8] = 8/((256)*(1+m*t)*(2+m*t)) 
   cmat[11,9] = -16/((256)*(1+m*t)*(2+m*t)^2) 
   cmat[11,10] = 2*(m^3)*(t^3)/((256)*((1+m*t)^2)*((2+m*t)^2)*(3+m*t)) 


   #get the beta vector 
   beta = matrix(0,ncol=1,nrow=10) 
   beta[1,1]=1 
   beta[2,1]=exp(-2*m*t1) 
   beta[3,1]=exp(-2*m*t2) 
   beta[4,1]=exp(-m*t1)*exp(-2*m*t2) 
   beta[5,1]=exp(-2*m*t3) 
   beta[6,1]=exp(-m*t1)*exp(-2*m*t3) 
   beta[7,1]=exp(-2*m*t1)*exp(-2*m*t3) 
   beta[8,1]=exp(-m*t2)*exp(-2*m*t3) 
   beta[9,1]=exp(-m*t1)*exp(-m*t2)*exp(-2*m*t3) 
   beta[10,1]=exp((2/t)*(t1-t2))*exp(-2*m*(t2+t3)) 

   weights=matrix(0,ncol=11,nrow=1) 
   w1=weights[1,1]=4 
   w2=weights[1,2]=24 
   w3=weights[1,3]=12 
   w4=weights[1,4]=12 
   w5=weights[1,5]=12 
   w6=weights[1,6]=24 
   w7=weights[1,7]=24 
   w8=weights[1,8]=24 
   w9=weights[1,9]=48 
   w10=weights[1,10]=48 
   w11=weights[1,11]=24 


   p=cmat%*%beta 
   #print(weights%*%p) 

   return(p) 
 } 

 SimDataAsymm = function(myt1,myt2,myt3,theta,mu,samplesize) { 

 	w1=4 
 	w2=24 
 	w3=12 
 	w4=12 
 	w5=12 
 	w6=24 
 	w7=24 
 	w8=24 
 	w9=48 
 	w10=48 
 	w11=24 

   myprobs = GetTrueProbsAsymm(myt1,myt2,myt3,theta,mu) 
   simdata = rmultinom(1,samplesize,c(w1*myprobs[1],w2*myprobs[2],w3*myprobs[3],w4*myprobs[4],w5*myprobs[5],w6*myprobs[6],w7*myprobs[7],w8*myprobs[8],w9*myprobs[9],w10*myprobs[10],w11*myprobs[11])) 

 	return(simdata) 

 } 

 GetVarTheoryAsymm = function(probs,mytheta,mymu,n) { 

   # Note: the site patterns are re-ordered here as follows: 
   # xxxx - 1 
   # xxxy = xxyx - 2 
   # xyxx - 3 
   # yxxx - 4 
   # xyxy = yxxy - 5 ( = 6 in GetTrueProbs Asymm) 
   # xxyy - 6  ( = 5 in GetTrueProbsAsymm) 
   # xxyz - 7 
   # yzxx - 8 
   # xyxz = xyzx - 9 
   # yxxz  = yxzx- 10 
   # xyzw - 11 

   mu = mytheta*mymu 
   theta = 2.0 

 	p1 = 4*probs[1] 
 	p2 = 24*probs[2] 
 	p3 = 12*probs[3] 
 	p4 = 12*probs[4] 
 	p5 = 24*probs[6] 
 	p6 = 12*probs[5] 
 	p7 = 24*probs[7] 
 	p8 = 24*probs[8] 
 	p9 = 48*probs[9] 
 	p10 = 48*probs[10] 
 	p11 = 24*probs[11] 

 	pp1 = probs[1] 
 	pp2 = probs[2] 
 	pp3 = probs[3] 
 	pp4 = probs[4] 
 	pp5 = probs[6] 
 	pp6 = probs[5] 
 	pp7 = probs[7] 
 	pp8 = probs[8] 
 	pp9 = probs[9] 
 	pp10 = probs[10] 
 	pp11 = probs[11] 

 	x12 = (4.0/3.0)*(1+mu*theta)*(3*pp1-7*pp2+8*pp6-8*pp7+10*pp3-5*pp5-10*pp9-6*pp11+9*pp4-12*pp10+18*pp8) 
  x22 = (4.0/3.0)*(1+mu*theta)*(3*pp1+5*pp2-4*pp6-8*pp7-2*pp3+7*pp5-10*pp9-6*pp11+9*pp4+12*pp10-6*pp8) 
  x32 = (4.0/3.0)*(1+mu*theta)*(3*pp1+10*pp2+pp6+2*pp7+5*pp3+2*pp5+4*pp9-6*pp11-3*pp4-12*pp10-6*pp8) 

 	tau1 = -log(x12^(1/(2*mu))) 
 	tau2 = -log(x22^(1/(2*mu))) 
 	tau3 = -log(x32^(1/(2*mu)))  

 	w1=4 
 	w2=24 
 	w3=12 
 	w4=12 
 	w5=12 
 	w6=24 
 	w7=24 
 	w8=24 
 	w9=48 
 	w10=48 
 	w11=24 

 	var1 = p1*(1-p1)/(n*w1^2) 
 	var2 = p2*(1-p2)/(n*w2^2) 
 	var3 = p3*(1-p3)/(n*w3^2) 
 	var4 = p4*(1-p4)/(n*w4^2) 
 	var5 = p5*(1-p5)/(n*w5^2) 
 	var6 = p6*(1-p6)/(n*w6^2) 
 	var7 = p7*(1-p7)/(n*w7^2) 
 	var8 = p8*(1-p8)/(n*w8^2) 
 	var9 = p9*(1-p9)/(n*w9^2) 
 	var10 = p10*(1-p10)/(n*w10^2) 
 	var11 = p11*(1-p11)/(n*w11^2) 

 	covar12 = -p1*p2/(n*w1*w2) 
 	covar13 = -p1*p3/(n*w1*w3) 
 	covar14 = -p1*p4/(n*w1*w4) 
 	covar15 = -p1*p5/(n*w1*w5) 
 	covar16 = -p1*p6/(n*w1*w6) 
 	covar17 = -p1*p7/(n*w1*w7) 
 	covar18 = -p1*p8/(n*w1*w8) 
 	covar19 = -p1*p9/(n*w1*w9) 
 	covar110 = -p1*p10/(n*w1*w10) 
   covar111 = -p1*p11/(n*w1*w11) 

 	covar23 = -p2*p3/(n*w2*w3) 
 	covar24 = -p2*p4/(n*w2*w4) 
 	covar25 = -p2*p5/(n*w2*w5) 
 	covar26 = -p2*p6/(n*w2*w6) 
 	covar27 = -p2*p7/(n*w2*w7) 
 	covar28 = -p2*p8/(n*w2*w8) 
 	covar29 = -p2*p9/(n*w2*w9) 
 	covar210 = -p2*p10/(n*w2*w10) 
 	covar211 = -p2*p11/(n*w2*w11) 

 	covar34 = -p3*p4/(n*w3*w4) 
 	covar35 = -p3*p5/(n*w3*w5) 
 	covar36 = -p3*p6/(n*w3*w6) 
 	covar37 = -p3*p7/(n*w3*w7) 
 	covar38 = -p3*p8/(n*w3*w8) 
 	covar39 = -p3*p9/(n*w3*w9) 
 	covar310 = -p3*p10/(n*w3*w10) 
 	covar311 = -p3*p11/(n*w3*w11) 

 	covar45 = -p4*p5/(n*w4*w5) 
 	covar46 = -p4*p6/(n*w4*w6) 
 	covar47 = -p4*p7/(n*w4*w7) 
 	covar48 = -p4*p8/(n*w4*w8) 
 	covar49 = -p4*p9/(n*w4*w9) 
 	covar410 = -p4*p10/(n*w4*w10) 
 	covar411 = -p4*p11/(n*w4*w11) 

 	covar56 = -p5*p6/(n*w5*w6) 
 	covar57 = -p5*p7/(n*w5*w7) 
 	covar58 = -p5*p8/(n*w5*w8) 
 	covar59 = -p5*p9/(n*w5*w9) 
 	covar510 = -p5*p10/(n*w5*w10) 
 	covar511 = -p5*p11/(n*w5*w11) 

 	covar67 = -p6*p7/(n*w6*w7) 
 	covar68 = -p6*p8/(n*w6*w8) 
 	covar69 = -p6*p9/(n*w6*w9) 
 	covar610 = -p6*p10/(n*w6*w10) 
 	covar611 = -p6*p11/(n*w6*w11) 

 	covar78 = -p7*p8/(n*w7*w8) 
 	covar79 = -p7*p9/(n*w7*w9) 
 	covar710 = -p7*p10/(n*w7*w10) 
 	covar711 = -p7*p11/(n*w7*w11) 

 	covar89 = -p8*p9/(n*w8*w9) 
   covar810 = -p8*p10/(n*w8*w10) 
   covar811 = -p8*p11/(n*w8*w11) 

   covar910 = -p9*p10/(n*w9*w10) 
   covar911 = -p9*p11/(n*w9*w11) 

   covar1011 = -p10*p11/(n*w10*w11) 

 	var_myx1 = (16/9)*((1+mu*theta)^2)*(9*var1+49*var2+64*var6+64*var7+100*var3+25*var5+100*var9+36*var11+81*var4+144*var10+324*var8 
 	                                    -42*covar12+48*covar16-48*covar17+60*covar13-30*covar15-60*covar19-36*covar111+54*covar14-72*covar110+108*covar18 
 	                                               -112*covar26+112*covar27-140*covar23+70*covar25+140*covar29+84*covar211-126*covar24+168*covar210-252*covar28 
 	                                                          -128*covar67+160*covar36-80*covar56-160*covar69-96*covar611+144*covar46-192*covar610+288*covar68  
 	                                                                     -160*covar37+80*covar57+160*covar79+96*covar711-144*covar47+192*covar710-288*covar78 
 	                                                                                -100*covar35-200*covar39-120*covar311+180*covar34-240*covar310+360*covar38 
 	                                                                                            +100*covar59+60*covar511-90*covar45+120*covar510-180*covar58 
 	                                                                                                       +120*covar911-180*covar49+240*covar910-360*covar89 
 	                                                                                                                    -108*covar411+144*covar1011-216*covar811 
 	                                                                                                                                -216*covar410+324*covar48 
 	                                                                                                                                              -432*covar810) 

 	 var_myx2 = (16/9)*((1+mu*theta)^2)*(9*var1+25*var2+16*var6+64*var7+4*var3+49*var5+100*var9+36*var11+81*var4+144*var10+36*var8 
 	                                    +30*covar12-24*covar16-48*covar17-12*covar13+42*covar15-60*covar19-36*covar111+54*covar14+72*covar110-36*covar18  
 	                                               -40*covar26-80*covar27-20*covar23+70*covar25-100*covar29-60*covar211+90*covar24+120*covar210-60*covar28 
 	                                                          +64*covar67+16*covar36-56*covar56+80*covar69+48*covar611-72*covar46-96*covar610+48*covar68 
 	                                                                      +32*covar37-112*covar57+160*covar79+96*covar711-144*covar47-192*covar710+96*covar78 
 	                                                                                  -28*covar35+40*covar39+24*covar311-36*covar34-48*covar310+24*covar38 
 	                                                                                            -140*covar59-84*covar511+126*covar45+168*covar510-84*covar58 
 	                                                                                                       +120*covar911-180*covar49-240*covar910+120*covar89 
 	                                                                                                                   -108*covar411-144*covar1011+72*covar811 
 	                                                                                                                                +216*covar410-108*covar48 
 	                                                                                                                                              -144*covar810) 


 	var_myx3 = (16/9)*((1+mu*theta)^2)*(9*var1+100*var2+var6+4*var7+25*var3+4*var5+16*var9+36*var11+9*var4+144*var10+36*var8 
 	                                    +60*covar12+6*covar16+12*covar17+30*covar13+12*covar15+24*covar19-36*covar111-18*covar14-72*covar110-36*covar18 
 	                                              +20*covar26+40*covar27+100*covar23+40*covar25+80*covar29-120*covar211-60*covar24-240*covar210-120*covar28 
 	                                                          +4*covar67+10*covar36+4*covar56+8*covar69-12*covar611-6*covar46-24*covar610-12*covar68 
 	                                                                    +20*covar37+8*covar57+16*covar79-24*covar711-12*covar47-48*covar710-24*covar78 
 	                                                                                +20*covar35+40*covar39-60*covar311-30*covar34-120*covar310-60*covar38 
 	                                                                                           +16*covar59-24*covar511-12*covar45-48*covar510-24*covar58 
 	                                                                                                      -48*covar911-24*covar49-96*covar910-48*covar89 
 	                                                                                                                  +36*covar411+144*covar1011+72*covar811 
 	                                                                                                                              +72*covar410+36*covar48 
 	                                                                                                                                           +144*covar810) 


 	return(c(x12,x22,x32,tau1,tau2,tau3,var_myx1,var_myx2,var_myx3)) 

 } 

 GetEstimatesAsymm = function(data1,mytheta,mymu,n) { 

   mu = mytheta*mymu 
   theta = 2.0 

   p1 = data1[1]/n 
   p2 = data1[2]/n 
   p3 = data1[3]/n 
   p4 = data1[4]/n 
   p5 = data1[6]/n 
   p6 = data1[5]/n 
   p7 = data1[7]/n 
   p8 = data1[8]/n 
   p9 = data1[9]/n 
   p10 = data1[10]/n 
   p11 = data1[11]/n 

   pp1 = p1/4  
   pp2 = p2/24 
   pp3 = p3/12 
   pp4 = p4/12 
   pp5 = p5/24 
   pp6 = p6/12 
   pp7 = p7/24 
   pp8 = p8/24 
   pp9 = p9/48 
   pp10 = p10/48 
   pp11 = p11/24  

   x12 = (4.0/3.0)*(1+mu*theta)*(3*pp1-7*pp2+8*pp6-8*pp7+10*pp3-5*pp5-10*pp9-6*pp11+9*pp4-12*pp10+18*pp8) 
   x22 = (4.0/3.0)*(1+mu*theta)*(3*pp1+5*pp2-4*pp6-8*pp7-2*pp3+7*pp5-10*pp9-6*pp11+9*pp4+12*pp10-6*pp8) 
   x32 = (4.0/3.0)*(1+mu*theta)*(3*pp1+10*pp2+pp6+2*pp7+5*pp3+2*pp5+4*pp9-6*pp11-3*pp4-12*pp10-6*pp8) 

   tau1 = -log(x12^(1/(2*mu))) 
   tau2 = -log(x22^(1/(2*mu))) 
   tau3 = -log(x32^(1/(2*mu)))  

   w1=4 
 	w2=24 
 	w3=12 
 	w4=12 
 	w5=12 
 	w6=24 
 	w7=24 
 	w8=24 
 	w9=48 
 	w10=48 
 	w11=24 

   var1 = p1*(1-p1)/(n*w1^2) 
   var2 = p2*(1-p2)/(n*w2^2) 
   var3 = p3*(1-p3)/(n*w3^2) 
   var4 = p4*(1-p4)/(n*w4^2) 
   var5 = p5*(1-p5)/(n*w5^2) 
   var6 = p6*(1-p6)/(n*w6^2) 
   var7 = p7*(1-p7)/(n*w7^2) 
   var8 = p8*(1-p8)/(n*w8^2) 
   var9 = p9*(1-p9)/(n*w9^2) 
   var10 = p10*(1-p10)/(n*w10^2) 
 	var11 = p11*(1-p11)/(n*w11^2) 

 	covar12 = -p1*p2/(n*w1*w2) 
 	covar13 = -p1*p3/(n*w1*w3) 
 	covar14 = -p1*p4/(n*w1*w4) 
 	covar15 = -p1*p5/(n*w1*w5) 
 	covar16 = -p1*p6/(n*w1*w6) 
 	covar17 = -p1*p7/(n*w1*w7) 
 	covar18 = -p1*p8/(n*w1*w8) 
 	covar19 = -p1*p9/(n*w1*w9) 
 	covar110 = -p1*p10/(n*w1*w10) 
   covar111 = -p1*p11/(n*w1*w11) 

 	covar23 = -p2*p3/(n*w2*w3) 
 	covar24 = -p2*p4/(n*w2*w4) 
 	covar25 = -p2*p5/(n*w2*w5) 
 	covar26 = -p2*p6/(n*w2*w6) 
 	covar27 = -p2*p7/(n*w2*w7) 
 	covar28 = -p2*p8/(n*w2*w8) 
 	covar29 = -p2*p9/(n*w2*w9) 
 	covar210 = -p2*p10/(n*w2*w10) 
 	covar211 = -p2*p11/(n*w2*w11) 

 	covar34 = -p3*p4/(n*w3*w4) 
 	covar35 = -p3*p5/(n*w3*w5) 
 	covar36 = -p3*p6/(n*w3*w6) 
 	covar37 = -p3*p7/(n*w3*w7) 
 	covar38 = -p3*p8/(n*w3*w8) 
 	covar39 = -p3*p9/(n*w3*w9) 
 	covar310 = -p3*p10/(n*w3*w10) 
 	covar311 = -p3*p11/(n*w3*w11) 

 	covar45 = -p4*p5/(n*w4*w5) 
 	covar46 = -p4*p6/(n*w4*w6) 
 	covar47 = -p4*p7/(n*w4*w7) 
 	covar48 = -p4*p8/(n*w4*w8) 
 	covar49 = -p4*p9/(n*w4*w9) 
 	covar410 = -p4*p10/(n*w4*w10) 
 	covar411 = -p4*p11/(n*w4*w11) 

 	covar56 = -p5*p6/(n*w5*w6) 
 	covar57 = -p5*p7/(n*w5*w7) 
 	covar58 = -p5*p8/(n*w5*w8) 
 	covar59 = -p5*p9/(n*w5*w9) 
 	covar510 = -p5*p10/(n*w5*w10) 
 	covar511 = -p5*p11/(n*w5*w11) 

 	covar67 = -p6*p7/(n*w6*w7) 
 	covar68 = -p6*p8/(n*w6*w8) 
 	covar69 = -p6*p9/(n*w6*w9) 
 	covar610 = -p6*p10/(n*w6*w10) 
 	covar611 = -p6*p11/(n*w6*w11) 

 	covar78 = -p7*p8/(n*w7*w8) 
 	covar79 = -p7*p9/(n*w7*w9) 
 	covar710 = -p7*p10/(n*w7*w10) 
 	covar711 = -p7*p11/(n*w7*w11) 

 	covar89 = -p8*p9/(n*w8*w9) 
   covar810 = -p8*p10/(n*w8*w10) 
   covar811 = -p8*p11/(n*w8*w11) 

   covar910 = -p9*p10/(n*w9*w10) 
   covar911 = -p9*p11/(n*w9*w11) 

   covar1011 = -p10*p11/(n*w10*w11) 

 	var_myx1 = (16/9)*((1+mu*theta)^2)*(9*var1+49*var2+64*var6+64*var7+100*var3+25*var5+100*var9+36*var11+81*var4+144*var10+324*var8 
 	                                    -42*covar12+48*covar16-48*covar17+60*covar13-30*covar15-60*covar19-36*covar111+54*covar14-72*covar110+108*covar18 
 	                                               -112*covar26+112*covar27-140*covar23+70*covar25+140*covar29+84*covar211-126*covar24+168*covar210-252*covar28 
 	                                                          -128*covar67+160*covar36-80*covar56-160*covar69-96*covar611+144*covar46-192*covar610+288*covar68  
 	                                                                     -160*covar37+80*covar57+160*covar79+96*covar711-144*covar47+192*covar710-288*covar78 
 	                                                                                -100*covar35-200*covar39-120*covar311+180*covar34-240*covar310+360*covar38 
 	                                                                                            +100*covar59+60*covar511-90*covar45+120*covar510-180*covar58 
 	                                                                                                       +120*covar911-180*covar49+240*covar910-360*covar89 
 	                                                                                                                    -108*covar411+144*covar1011-216*covar811 
 	                                                                                                                                -216*covar410+324*covar48 
 	                                                                                                                                              -432*covar810) 


  var_myx2 = (16/9)*((1+mu*theta)^2)*(9*var1+25*var2+16*var6+64*var7+4*var3+49*var5+100*var9+36*var11+81*var4+144*var10+36*var8 
 	                                    +30*covar12-24*covar16-48*covar17-12*covar13+42*covar15-60*covar19-36*covar111+54*covar14+72*covar110-36*covar18  
 	                                               -40*covar26-80*covar27-20*covar23+70*covar25-100*covar29-60*covar211+90*covar24+120*covar210-60*covar28 
 	                                                          +64*covar67+16*covar36-56*covar56+80*covar69+48*covar611-72*covar46-96*covar610+48*covar68 
 	                                                                      +32*covar37-112*covar57+160*covar79+96*covar711-144*covar47-192*covar710+96*covar78 
 	                                                                                  -28*covar35+40*covar39+24*covar311-36*covar34-48*covar310+24*covar38 
 	                                                                                            -140*covar59-84*covar511+126*covar45+168*covar510-84*covar58 
 	                                                                                                       +120*covar911-180*covar49-240*covar910+120*covar89 
 	                                                                                                                   -108*covar411-144*covar1011+72*covar811 
 	                                                                                                                                +216*covar410-108*covar48 
 	                                                                                                                                              -144*covar810) 

 	var_myx3 = (16/9)*((1+mu*theta)^2)*(9*var1+100*var2+var6+4*var7+25*var3+4*var5+16*var9+36*var11+9*var4+144*var10+36*var8 
 	                                    +60*covar12+6*covar16+12*covar17+30*covar13+12*covar15+24*covar19-36*covar111-18*covar14-72*covar110-36*covar18 
 	                                              +20*covar26+40*covar27+100*covar23+40*covar25+80*covar29-120*covar211-60*covar24-240*covar210-120*covar28 
 	                                                          +4*covar67+10*covar36+4*covar56+8*covar69-12*covar611-6*covar46-24*covar610-12*covar68 
 	                                                                    +20*covar37+8*covar57+16*covar79-24*covar711-12*covar47-48*covar710-24*covar78 
 	                                                                                +20*covar35+40*covar39-60*covar311-30*covar34-120*covar310-60*covar38 
 	                                                                                           +16*covar59-24*covar511-12*covar45-48*covar510-24*covar58 
 	                                                                                                      -48*covar911-24*covar49-96*covar910-48*covar89 
 	                                                                                                                  +36*covar411+144*covar1011+72*covar811 
 	                                                                                                                              +72*covar410+36*covar48 
 	                                                                                                                                           +144*covar810) 


  return(c(x12,x22,x32,tau1,tau2,tau3,var_myx1,var_myx2,var_myx3)) 

 } 

 RunSimAsymm = function(settau1,settau2,settau3,settheta,setmu,setn,nsimreps) { 

   myn = nsimreps-1
   q = SimDataAsymm(myt1=settau1,myt2=settau2,myt3=settau3,theta=settheta,mu=setmu,samplesize=setn) 
   results = GetEstimatesAsymm(q,settheta,setmu,setn) 

   for (i in 1:myn) { 

     q = SimDataAsymm(myt1=settau1,myt2=settau2,myt3=settau3,theta=settheta,mu=setmu,samplesize=setn) 
     ests = GetEstimatesAsymm(q,settheta,setmu,setn) 
     results=rbind(results,ests)   

   } 

   return(results) 

 } 

## ---- chunk 19
#Setting 1:

nsites = 100000
nreps=25000
stau1 = 1.0
stau2 = 1.5
stau3 = 2.5
stheta = 0.001
smu=4.0/3.0

results1a = RunSimAsymm(stau1,stau2,stau3,stheta,smu,nsites,nreps)
trueq1a = GetTrueProbsAsymm(stau1,stau2,stau3,stheta,smu)
truevals1a = GetVarTheoryAsymm(probs=trueq1a,stheta,smu,nsites)
MakeSummaries(results1a,truevals1a,stheta,smu,nreps)
## ---- chunk 20
#Setting 2:

nsites = 100000
nreps=25000
stau1 = 1.0
stau2 = 1.5
stau3 = 2.5
stheta = 0.005
smu=4.0/3.0

results2a = RunSimAsymm(stau1,stau2,stau3,stheta,smu,nsites,nreps)
trueq2a = GetTrueProbsAsymm(stau1,stau2,stau3,stheta,smu)
truevals2a = GetVarTheoryAsymm(probs=trueq2a,stheta,smu,nsites)
MakeSummaries(results2a,truevals2a,stheta,smu,nreps)
## ---- chunk 21
#Setting 3:

nsites = 100000
nreps=25000
stau1 = 1.0
stau2 = 1.5
stau3 = 2.0
stheta = 0.001
smu=4.0/3.0

results3a = RunSimAsymm(stau1,stau2,stau3,stheta,smu,nsites,nreps)
trueq3a = GetTrueProbsAsymm(stau1,stau2,stau3,stheta,smu)
truevals3a = GetVarTheoryAsymm(probs=trueq3a,stheta,smu,nsites)
MakeSummaries(results3a,truevals3a,stheta,smu,nreps)
## ---- chunk 22
#Setting 4:

nsites = 100000
nreps=25000
stau1 = 1.0
stau2 = 1.5
stau3 = 2.0
stheta = 0.005
smu=4.0/3.0

results4a = RunSimAsymm(stau1,stau2,stau3,stheta,smu,nsites,nreps)
trueq4a = GetTrueProbsAsymm(stau1,stau2,stau3,stheta,smu)
truevals4a = GetVarTheoryAsymm(probs=trueq4a,stheta,smu,nsites)
MakeSummaries(results4a,truevals4a,stheta,smu,nreps)
## ---- chunk 23
#Setting 5:

nsites = 10000
nreps=25000
stau1 = 1.0
stau2 = 1.5
stau3 = 2.5
stheta = 0.001
smu=4.0/3.0

results5a = RunSimAsymm(stau1,stau2,stau3,stheta,smu,nsites,nreps)
trueq5a = GetTrueProbsAsymm(stau1,stau2,stau3,stheta,smu)
truevals5a = GetVarTheoryAsymm(probs=trueq5a,stheta,smu,nsites)
MakeSummaries(results5a,truevals5a,stheta,smu,nreps)
## ---- chunk 24
#Setting 6:

nsites = 10000
nreps=25000
stau1 = 1.0
stau2 = 1.5
stau3 = 2.5
stheta = 0.005
smu=4.0/3.0

results6a = RunSimAsymm(stau1,stau2,stau3,stheta,smu,nsites,nreps)
trueq6a = GetTrueProbsAsymm(stau1,stau2,stau3,stheta,smu)
truevals6a = GetVarTheoryAsymm(probs=trueq6a,stheta,smu,nsites)
MakeSummaries(results6a,truevals6a,stheta,smu,nreps)
## ---- chunk 25
#Setting 7:

nsites = 10000
nreps=25000
stau1 = 1.0
stau2 = 1.5
stau3 = 2.0
stheta = 0.001
smu=4.0/3.0

results7a = RunSimAsymm(stau1,stau2,stau3,stheta,smu,nsites,nreps)
trueq7a = GetTrueProbsAsymm(stau1,stau2,stau3,stheta,smu)
truevals7a = GetVarTheoryAsymm(probs=trueq7a,stheta,smu,nsites)
MakeSummaries(results7a,truevals7a,stheta,smu,nreps)
## ---- chunk 26
#Setting 8:

nsites = 10000
nreps=25000
stau1 = 1.0
stau2 = 1.5
stau3 = 2.0
stheta = 0.005
smu=4.0/3.0

results8a = RunSimAsymm(stau1,stau2,stau3,stheta,smu,nsites,nreps)
trueq8a = GetTrueProbsAsymm(stau1,stau2,stau3,stheta,smu)
truevals8a = GetVarTheoryAsymm(probs=trueq8a,stheta,smu,nsites)
MakeSummaries(results8a,truevals8a,stheta,smu,nreps)
## ---- chunk 27
#Setting 1 - Symmetric, theta = 0.001:

nsites = 100000
nreps=1000
stau2 = 1.5
stau3 = 2.5
stheta = 0.001
smu=4.0/3.0

teststats = matrix(0,nrow=1000,ncol=16)
stau1values = c(0.025,0.05,0.075,0.1,0.125,0.15,0.175,0.2,0.3,0.4,0.5,0.6,0.7,0.8,0.9,1.0)
j = 1
for (stau1 in stau1values) {
  results1 = RunSim(stau1,stau2,stau3,stheta,smu,nsites,nreps)
  for (i in 1:1000) {
    teststats[i,j] = (results1[i,1]-1)/sqrt(results1[i,7])
  }
  j = j+1
}  
  
powersymm = matrix(0,ncol=1,nrow=16)
for (j in 1:16) powersymm[j,1] = sum(abs(teststats[,j])>1.96)/nreps

# Plot histograms of the test statistics for specific choices of tau1
par(mfrow=c(1,3),mai=c(1,1,0.25,0.25))
hist(teststats[,1],col="lightskyblue",xlab="Test statistics, Z",main=expression(paste(tau[1],"=0")),cex.lab=1.7,cex.axis=1.4,cex.main=2.0)
hist(teststats[,4],col="lightskyblue",xlab="Test statistics, Z",main=expression(paste(tau[1],"=0.1")),cex.lab=1.7,cex.axis=1.4,cex.main=2.0)
hist(teststats[,16],col="lightskyblue",xlab="Test statistics, Z",main=expression(paste(tau[1],"=1.0")),cex.lab=1.7,cex.axis=1.4,cex.main=2.0)


# repeat for theta = 0.005

stheta = 0.005
teststats = matrix(0,nrow=1000,ncol=16)
stau1values = c(0.025,0.05,0.075,0.1,0.125,0.15,0.175,0.2,0.3,0.4,0.5,0.6,0.7,0.8,0.9,1.0)
j = 1
for (stau1 in stau1values) {
  results1 = RunSim(stau1,stau2,stau3,stheta,smu,nsites,nreps)
  for (i in 1:1000) {
    teststats[i,j] = (results1[i,1]-1)/sqrt(results1[i,7])
  }
  j = j+1
}  
  
powersymm2 = matrix(0,ncol=1,nrow=16)
for (j in 1:16) powersymm2[j,1] = sum(abs(teststats[,j])>1.96)/nreps



#Setting 1 - Asymmetric, theta = 0.001:

nsites = 100000
nreps=1000
stau2 = 1.5
stau3 = 2.5
stheta = 0.001
smu=4.0/3.0

teststats = matrix(0,nrow=1000,ncol=16)
stau1values = c(0.025,0.05,0.075,0.1,0.125,0.15,0.175,0.2,0.3,0.4,0.5,0.6,0.7,0.8,0.9,1.0)
j = 1
for (stau1 in stau1values) {
  results1 = RunSimAsymm(stau1,stau2,stau3,stheta,smu,nsites,nreps)
  for (i in 1:1000) {
    teststats[i,j] = (results1[i,1]-1)/sqrt(results1[i,7])
  }
  j = j+1
}  
  
powerasymm = matrix(0,ncol=1,nrow=16)
for (j in 1:16) powerasymm[j,1] = sum(abs(teststats[,j])>1.96)/nreps

# repeat for theta = 0.005

stheta = 0.005
teststats = matrix(0,nrow=1000,ncol=16)
stau1values = c(0.025,0.05,0.075,0.1,0.125,0.15,0.175,0.2,0.3,0.4,0.5,0.6,0.7,0.8,0.9,1.0)
j = 1
for (stau1 in stau1values) {
  results1 = RunSim(stau1,stau2,stau3,stheta,smu,nsites,nreps)
  for (i in 1:1000) {
    teststats[i,j] = (results1[i,1]-1)/sqrt(results1[i,7])
  }
  j = j+1
}  
  
powerasymm2 = matrix(0,ncol=1,nrow=16)
for (j in 1:16) powerasymm2[j,1] = sum(abs(teststats[,j])>1.96)/nreps



par(mfrow=c(1,1),par(mai=c(1,1,0.25,0.25)))
plot(stau1values,powersymm[,1],type='l',lwd=3,col="lightskyblue",xlab=expression(paste(tau[1])),ylab="Power",cex.lab=1.7,cex.axis=1.4)
lines(stau1values,powersymm2[,1],col="lightskyblue",lwd=3,lty=2)
lines(stau1values,powerasymm[,1],col="maroon",lwd=3)
lines(stau1values,powerasymm2[,1],col="maroon",lwd=3,lty=2)
legend(0.6,0.6,legend=c(expression(paste("Symmetric Tree, ",theta,"=0.001")),expression(paste("Symmetric Tree, ",theta,"=0.005")),expression(paste("Asymmetric Tree, ",theta,"=0.001")),expression(paste("Asymmetric Tree, ",theta,"=0.005"))),lty=c(1,2,1,2),col=c("lightskyblue","lightskyblue","maroon","maroon"),lwd=c(3,3,3,3),cex=1.1)
